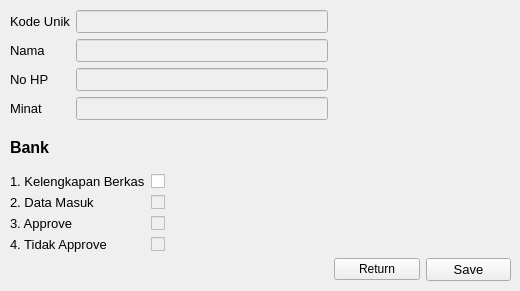
<?xml version="1.0" encoding="UTF-8"?>
<ui version="4.0">
 <class>Form</class>
 <widget class="QWidget" name="Form">
  <property name="geometry">
   <rect>
    <x>0</x>
    <y>0</y>
    <width>520</width>
    <height>291</height>
   </rect>
  </property>
  <property name="windowTitle">
   <string>Form</string>
  </property>
  <widget class="QWidget" name="gridLayoutWidget">
   <property name="geometry">
    <rect>
     <x>10</x>
     <y>10</y>
     <width>501</width>
     <height>271</height>
    </rect>
   </property>
   <layout class="QGridLayout" name="gridLayout">
    <item row="5" column="1">
     <widget class="QCheckBox" name="chk_tidakApprove">
      <property name="enabled">
       <bool>false</bool>
      </property>
      <property name="font">
       <font>
        <pointsize>10</pointsize>
       </font>
      </property>
      <property name="text">
       <string/>
      </property>
     </widget>
    </item>
    <item row="3" column="1">
     <widget class="QCheckBox" name="chk_dataMasuk">
      <property name="enabled">
       <bool>false</bool>
      </property>
      <property name="font">
       <font>
        <pointsize>10</pointsize>
       </font>
      </property>
      <property name="text">
       <string/>
      </property>
     </widget>
    </item>
    <item row="2" column="1">
     <widget class="QCheckBox" name="chk_berkas">
      <property name="font">
       <font>
        <pointsize>10</pointsize>
       </font>
      </property>
      <property name="text">
       <string/>
      </property>
     </widget>
    </item>
    <item row="2" column="0">
     <widget class="QLabel" name="label_6">
      <property name="font">
       <font>
        <pointsize>10</pointsize>
       </font>
      </property>
      <property name="text">
       <string>1. Kelengkapan Berkas</string>
      </property>
     </widget>
    </item>
    <item row="4" column="0">
     <widget class="QLabel" name="label_8">
      <property name="font">
       <font>
        <pointsize>10</pointsize>
       </font>
      </property>
      <property name="text">
       <string>3. Approve</string>
      </property>
     </widget>
    </item>
    <item row="3" column="0">
     <widget class="QLabel" name="label_7">
      <property name="font">
       <font>
        <pointsize>10</pointsize>
       </font>
      </property>
      <property name="text">
       <string>2. Data Masuk</string>
      </property>
     </widget>
    </item>
    <item row="5" column="0">
     <widget class="QLabel" name="label_9">
      <property name="font">
       <font>
        <pointsize>10</pointsize>
       </font>
      </property>
      <property name="text">
       <string>4. Tidak Approve</string>
      </property>
     </widget>
    </item>
    <item row="4" column="1">
     <widget class="QCheckBox" name="chk_Approve">
      <property name="enabled">
       <bool>false</bool>
      </property>
      <property name="font">
       <font>
        <pointsize>10</pointsize>
       </font>
      </property>
      <property name="text">
       <string/>
      </property>
     </widget>
    </item>
    <item row="6" column="4">
     <widget class="QPushButton" name="btn_save">
      <property name="font">
       <font>
        <pointsize>10</pointsize>
       </font>
      </property>
      <property name="text">
       <string>Save</string>
      </property>
     </widget>
    </item>
    <item row="6" column="3">
     <widget class="QPushButton" name="btn_return">
      <property name="text">
       <string>Return</string>
      </property>
     </widget>
    </item>
    <item row="1" column="0" colspan="5">
     <widget class="QLabel" name="label_5">
      <property name="font">
       <font>
        <pointsize>12</pointsize>
        <weight>75</weight>
        <bold>true</bold>
       </font>
      </property>
      <property name="text">
       <string>Bank</string>
      </property>
     </widget>
    </item>
    <item row="0" column="0" colspan="3">
     <layout class="QFormLayout" name="formLayout">
      <item row="0" column="0">
       <widget class="QLabel" name="label">
        <property name="font">
         <font>
          <pointsize>10</pointsize>
         </font>
        </property>
        <property name="text">
         <string>Kode Unik</string>
        </property>
       </widget>
      </item>
      <item row="1" column="0">
       <widget class="QLabel" name="label_2">
        <property name="font">
         <font>
          <pointsize>10</pointsize>
         </font>
        </property>
        <property name="text">
         <string>Nama</string>
        </property>
       </widget>
      </item>
      <item row="2" column="0">
       <widget class="QLabel" name="label_3">
        <property name="font">
         <font>
          <pointsize>10</pointsize>
         </font>
        </property>
        <property name="text">
         <string>No HP</string>
        </property>
       </widget>
      </item>
      <item row="3" column="0">
       <widget class="QLabel" name="label_4">
        <property name="font">
         <font>
          <pointsize>10</pointsize>
         </font>
        </property>
        <property name="text">
         <string>Minat</string>
        </property>
       </widget>
      </item>
      <item row="0" column="1">
       <widget class="QLineEdit" name="uniqueCode">
        <property name="enabled">
         <bool>false</bool>
        </property>
        <property name="font">
         <font>
          <pointsize>10</pointsize>
         </font>
        </property>
       </widget>
      </item>
      <item row="1" column="1">
       <widget class="QLineEdit" name="in_name">
        <property name="enabled">
         <bool>false</bool>
        </property>
        <property name="font">
         <font>
          <pointsize>10</pointsize>
         </font>
        </property>
       </widget>
      </item>
      <item row="2" column="1">
       <widget class="QLineEdit" name="in_phone">
        <property name="enabled">
         <bool>false</bool>
        </property>
        <property name="font">
         <font>
          <pointsize>10</pointsize>
         </font>
        </property>
       </widget>
      </item>
      <item row="3" column="1">
       <widget class="QLineEdit" name="in_bank">
        <property name="enabled">
         <bool>false</bool>
        </property>
        <property name="font">
         <font>
          <pointsize>10</pointsize>
         </font>
        </property>
       </widget>
      </item>
     </layout>
    </item>
   </layout>
  </widget>
 </widget>
 <resources/>
 <connections/>
</ui>
